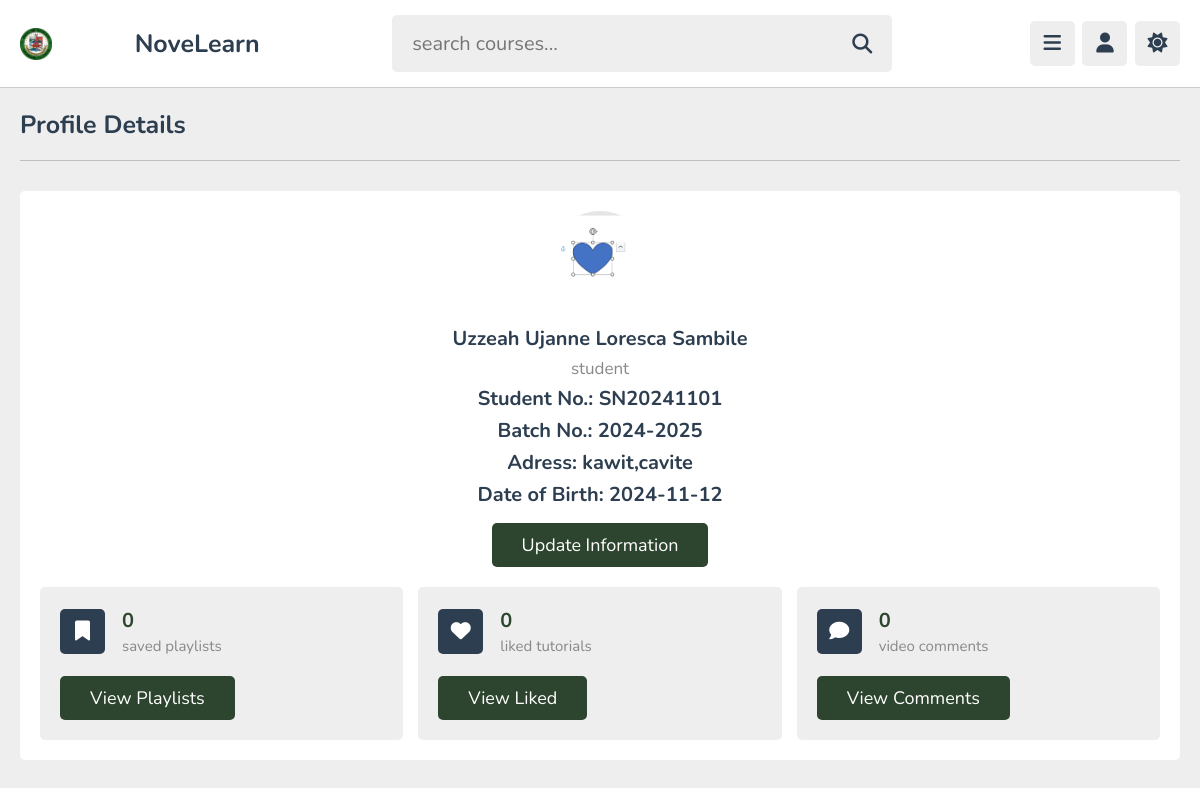
Page /profile.php (signed in) on the committed database.
### tables this page shows
CREATE TABLE `users` (
  `id` varchar(20) NOT NULL,
  `fname` varchar(50) NOT NULL,
  `mname` varchar(50) NOT NULL,
  `lname` varchar(50) NOT NULL,
  `dob` date NOT NULL,
  `address` varchar(100) NOT NULL,
  `email` varchar(50) NOT NULL,
  `contactnum` varchar(50) NOT NULL,
  `student_number` varchar(20) NOT NULL,
  `password` varchar(50) NOT NULL,
  `image` varchar(100) NOT NULL,
  `batch_number` varchar(10) NOT NULL
);

### profile.php (the view, shortened to what this page needs)
<?php
include 'components/connect.php';
if(isset($_COOKIE['user_id'])){
   $user_id = $_COOKIE['user_id'];
}else{
   $user_id = '';
   header('location:login.php');
}
$select_likes = $conn->prepare("SELECT * FROM `likes` WHERE user_id = ?");
$select_likes->execute([$user_id]);
$total_likes = $select_likes->rowCount();
$select_comments = $conn->prepare("SELECT * FROM `comments` WHERE user_id = ?");
$select_comments->execute([$user_id]);
$total_comments = $select_comments->rowCount();
$select_bookmark = $conn->prepare("SELECT * FROM `bookmark` WHERE user_id = ?");
$select_bookmark->execute([$user_id]);
$total_bookmarked = $select_bookmark->rowCount();
$select_profile = $conn->prepare("SELECT * FROM `users` WHERE id = ?");
$select_profile->execute([$user_id]);
$fetch_profile = $select_profile->fetch(PDO::FETCH_ASSOC);
$address = $fetch_profile['address'] ?? 'N/A';
$student_number = $fetch_profile['student_number'] ?? 'N/A';
$batch_number = $fetch_profile['batch_number'] ?? 'N/A';
$dob = $fetch_profile['dob'] ?? 'N/A';
?>
<!DOCTYPE html>
<html lang="en">
<head>
   <link rel="stylesheet" href="https://cdnjs.cloudflare.com/ajax/libs/font-awesome/6.2.0/css/all.min.css">
   <link rel="stylesheet" href="css/style.css">
</head>
<body>
<?php include 'components/user_header.php'; ?>
<section class="profile">
   <h1 class="heading">profile details</h1>
   <div class="details">
      <div class="user">
         <img src="teacher/uploaded_files/<?= $fetch_profile['image']; ?>" alt="">
         <h3><?= htmlspecialchars($fetch_profile['fname'] . ' ' . $fetch_profile['mname'] . ' ' . $fetch_profile['lname']); ?></h3>
         <p>student</p>
         <h3>Student No.: <span><?= $student_number; ?></span></h3>
         <h3>Batch No.: <span><?= $batch_number; ?></span></h3>
         <h3>Adress: <span><?= $address; ?></span></h3>
         <h3>Date of Birth: <span><?= $dob; ?></span></h3>
        <a href="update.php" class="inline-btn">Update Information</a>
      </div>
      <div class="box-container">
         <div class="box">
            <div class="flex">
               <i class="fas fa-bookmark"></i>
               <div>
                  <h3><?= $total_bookmarked; ?></h3>
                  <span>saved playlists</span>
               </div>
            </div>
            <a href="#" class="inline-btn">view playlists</a>
         </div>
         <div class="box">
            <div class="flex">
               <i class="fas fa-heart"></i>
               <div>
                  <h3><?= $total_likes; ?></h3>
                  <span>liked tutorials</span>
               </div>
            </div>
            <a href="#" class="inline-btn">view liked</a>
         </div>
         <div class="box">
            <div class="flex">
               <i class="fas fa-comment"></i>
               <div>
                  <h3><?= $total_comments; ?></h3>
                  <span>video comments</span>
               </div>
            </div>
            <a href="#" class="inline-btn">view comments</a>
         </div>
      </div>
   </div>
</section>
</body>
</html>

### css/style.css (style rules this page uses)
:root { --main-color:#2D452F; --red:#e74c3c; --oragen:#f39c12; --white:#fff; --black:#2c3e50; --light-color:#888; --light-bg:#eee; --border:.1rem solid rgba(0,0,0,.2); }
* { font-family: 'Nunito', sans-serif; margin: 0; padding: 0; box-sizing: border-box; outline: none; border: none; text-decoration: none; }
html { font-size: 62.5%; overflow-x: hidden; }
body { background-color: var(--light-bg); padding-left: 30rem; }
section { padding:2rem; max-width: 1200px; margin: 0 auto; }
.btn, .option-btn, .delete-btn, .inline-btn, .inline-option-btn, .inline-delete-btn { border-radius: .5rem; padding: 1rem 3rem; font-size: 1.8rem; color: #fff; margin-top: 1rem; text-transform: capitalize; cursor: pointer; text-align: center; }
.inline-btn, .inline-option-btn, .inline-delete-btn { display: inline-block; }
.btn, .inline-btn { background-color: var(--main-color); }
.heading { padding-bottom: 1.8rem; border-bottom: var(--border); font-size: 2.5rem; color: var(--black); text-transform: capitalize; margin-bottom: 3rem; }
.profile .details { background-color: var(--white); border-radius: .5rem; padding: 2rem; }
.profile .details .user { text-align: center; margin-bottom: 2rem; }
.profile .details .user img { height: 10rem; width: 10rem; border-radius: 50%; object-fit: cover; margin-bottom: .5rem; }
.profile .details .user h3 { font-size: 2rem; margin: .5rem 0; color: var(--black); }
.profile .details .user p { font-size: 1.7rem; color: var(--light-color); }
.profile .details .box-container { display: flex; flex-wrap: wrap; align-items: flex-end; gap: 1.5rem; }
.profile .details .box-container .box { background-color: var(--light-bg); border-radius: .5rem; padding: 2rem; flex: 1 1 30rem; }
.profile .details .box-container .box .flex { display: flex; align-items: center; gap: 1.7rem; margin-bottom: 1rem; }
.profile .details .box-container .box .flex i { height: 4.5rem; width: 4.5rem; border-radius: .5rem; background-color: var(--black); line-height: 4.4rem; font-size: 2rem; color: var(--white); text-align: center; }
.profile .details .box-container .box .flex h3 { font-size: 2rem; color: var(--main-color); margin-bottom: .2rem; }
.profile .details .box-container .box .flex span { font-size: 1.5rem; color: var(--light-color); }
@media (max-width:1200px) { body { padding-left: 0; } }

### rows in the picture
users: image (picture), fname+mname+lname "Uzzeah Ujanne Loresca Sambile", student_number "SN20241101", batch_number "2024-2025", address "kawit,cavite", dob "2024-11-12"

### other values in the picture
$total_bookmarked "0"
$total_likes "0"
$total_comments "0"
